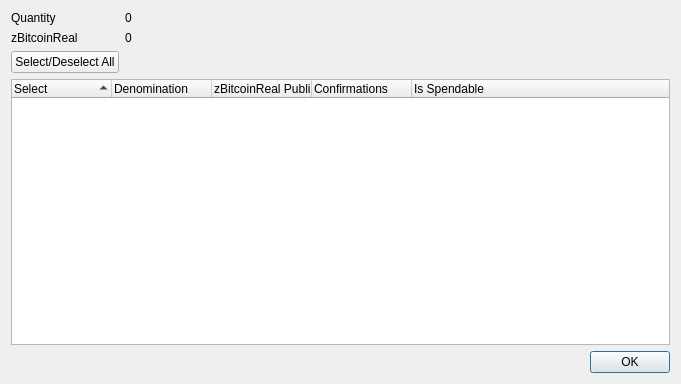
<?xml version="1.0" encoding="UTF-8"?>
<ui version="4.0">
 <class>ZBitcoinRealControlDialog</class>
 <widget class="QDialog" name="ZBitcoinRealControlDialog">
  <property name="geometry">
   <rect>
    <x>0</x>
    <y>0</y>
    <width>681</width>
    <height>384</height>
   </rect>
  </property>
  <property name="minimumSize">
   <size>
    <width>681</width>
    <height>384</height>
   </size>
  </property>
  <property name="windowTitle">
   <string>Select zBitcoinReal to Spend</string>
  </property>
  <layout class="QGridLayout" name="gridLayout">
   <item row="0" column="0">
    <layout class="QFormLayout" name="formLayout">
     <property name="sizeConstraint">
      <enum>QLayout::SetDefaultConstraint</enum>
     </property>
     <item row="0" column="0">
      <widget class="QLabel" name="labelQuantity">
       <property name="text">
        <string>Quantity</string>
       </property>
      </widget>
     </item>
     <item row="0" column="1">
      <widget class="QLabel" name="labelQuantity_int">
       <property name="text">
        <string>0</string>
       </property>
      </widget>
     </item>
     <item row="1" column="0">
      <widget class="QLabel" name="labelZBitcoinReal">
       <property name="text">
        <string>zBitcoinReal</string>
       </property>
      </widget>
     </item>
     <item row="1" column="1">
      <widget class="QLabel" name="labelZBitcoinReal_int">
       <property name="text">
        <string>0</string>
       </property>
      </widget>
     </item>
     <item row="2" column="0">
      <widget class="QPushButton" name="pushButtonAll">
       <property name="text">
        <string>Select/Deselect All</string>
       </property>
      </widget>
     </item>
    </layout>
   </item>
   <item row="1" column="0">
    <layout class="QVBoxLayout" name="verticalLayout">
     <item>
      <widget class="QTreeWidget" name="treeWidget">
       <property name="minimumSize">
        <size>
         <width>0</width>
         <height>250</height>
        </size>
       </property>
       <property name="alternatingRowColors">
        <bool>true</bool>
       </property>
       <property name="sortingEnabled">
        <bool>true</bool>
       </property>
       <property name="columnCount">
        <number>5</number>
       </property>
       <attribute name="headerDefaultSectionSize">
        <number>100</number>
       </attribute>
       <column>
        <property name="text">
         <string notr="true">Select</string>
        </property>
       </column>
       <column>
        <property name="text">
         <string notr="true">Denomination</string>
        </property>
       </column>
       <column>
        <property name="text">
         <string notr="true">zBitcoinReal Public ID</string>
        </property>
       </column>
       <column>
        <property name="text">
         <string notr="true">Confirmations</string>
        </property>
       </column>
       <column>
        <property name="text">
         <string>Is Spendable</string>
        </property>
       </column>
      </widget>
     </item>
     <item>
      <widget class="QDialogButtonBox" name="buttonBox">
       <property name="orientation">
        <enum>Qt::Horizontal</enum>
       </property>
       <property name="standardButtons">
        <set>QDialogButtonBox::Ok</set>
       </property>
      </widget>
     </item>
    </layout>
   </item>
  </layout>
 </widget>
 <resources/>
 <connections>
  <connection>
   <sender>buttonBox</sender>
   <signal>accepted()</signal>
   <receiver>ZBitcoinRealControlDialog</receiver>
   <slot>accept()</slot>
   <hints>
    <hint type="sourcelabel">
     <x>248</x>
     <y>254</y>
    </hint>
    <hint type="destinationlabel">
     <x>157</x>
     <y>274</y>
    </hint>
   </hints>
  </connection>
  <connection>
   <sender>buttonBox</sender>
   <signal>rejected()</signal>
   <receiver>ZBitcoinRealControlDialog</receiver>
   <slot>reject()</slot>
   <hints>
    <hint type="sourcelabel">
     <x>316</x>
     <y>260</y>
    </hint>
    <hint type="destinationlabel">
     <x>286</x>
     <y>274</y>
    </hint>
   </hints>
  </connection>
 </connections>
</ui>
